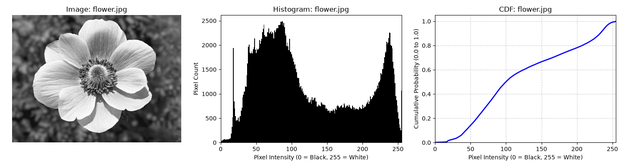
#> input picture Week_2/histogram_cdf_flower.png, 625 x 167 px, shrunk from 1500 x 400 before the run
$ python -i Week_2_assignment.py   (imports and definitions only)
#> lines starting #> are read from the running program, lines starting #| are printed output that depends on the picture
from PIL import Image
import numpy as np
import matplotlib
import matplotlib.pyplot as plt

# [4 lines of commented-out code are left out]

# [136 lines left out: functions size_and_color, scaling, scaling_bilinear, grayscale, color_quantization, histogram, not called in this run]

def histogram_cdf(image_path):
    # Load image in 8-bit grayscale
#> called with image_path = 'histogram_cdf_flower.png'
    img = Image.open(image_path).convert("L")
    pixels = np.array(img)

    # Calculate the 256-bin histogram
    # hist contains pixel counts per bin; bin_edges has boundary values
    hist, bin_edges = np.histogram(pixels.ravel(), bins=256, range=(0, 256))
#> hist = 256 values, max 57277 at index 255, min 4 at index 8, mean 407.7; bin_edges = 257 values from 0 to 256

    # Calculate Normalized Histogram (Probability Mass Function)
    total_pixels = pixels.size
#> total_pixels = 104375
    pmf = hist / total_pixels
#> pmf = 256 values, max 0.549 at index 255, min 3.83e-05 at index 8, mean 0.00391

    # Calculate Cumulative Density Function (CDF)
    # np.cumsum calculates the running cumulative sum across the 256 bins
    cdf = np.cumsum(pmf)
#> cdf = 256 values from 0.0888 to 1

    # Plot Image, Histogram, and CDF side-by-side
    fig, axes = plt.subplots(1, 3, figsize=(15 ,4))

    # The Image
    axes[0].imshow(pixels, cmap='gray', vmin=0, vmax=255)
    axes[0].set_title(f"Image: {image_path}")
    axes[0].axis('off')

    # Histogram
    axes[1].bar(range(256), hist, color="black", width=1.0)
    axes[1].set_title(f"Histogram: {image_path}")
    axes[1].set_xlabel("Pixel Intensity (0 = Black, 255 = White)")
    axes[1].set_ylabel("Pixel Count")
    axes[1].set_xlim([0, 255])

    # Cumulative Density Function (CDF)
    axes[2].plot(range(256), cdf, color="blue", linewidth=2)
    axes[2].set_title(f"CDF: {image_path}")
    axes[2].set_xlabel("Pixel Intensity (0 = Black, 255 = White)")
    axes[2].set_ylabel("Cumulative Probability (0.0 to 1.0)")
    axes[2].set_xlim([0, 255])
    axes[2].set_ylim([0.0, 1.05])
    axes[2].grid(True, linestyle='--', alpha=0.6)

    plt.tight_layout()
    plt.savefig(f"histogram_cdf_{image_path.replace('.jpg', '')}.png")
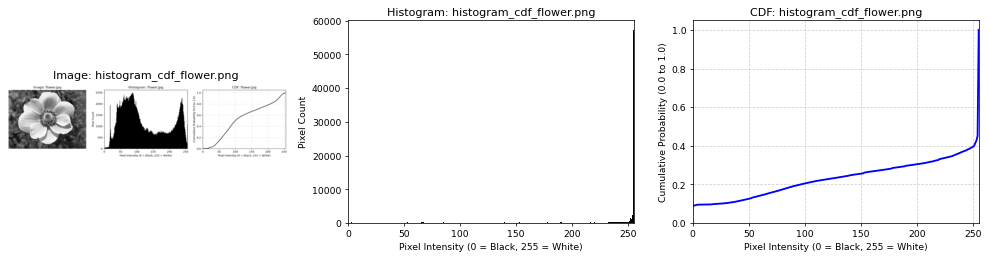
#> figure drawn by matplotlib, 3 panels; panel 2: tallest bar 57277 high, from x = 254.5 to 255.5; panel 3: curve peaks at x = 255, y = 1
    plt.show()

# [65 lines left out: function histogram_matching, not called in this run]

# [42 lines not run here, left out]

>>> result = histogram_cdf('histogram_cdf_flower.png')
